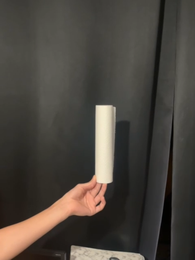
%> input picture Optical flow/ExtractedFrames/frame_0051.png, 195 x 260 px, shrunk from 480 x 640 before the run
$ octave ex1.m   (GNU Octave 9; MATLAB toolbox functions it lacks are replaced by stand-ins)
%> lines starting %> are read from the running program, lines starting %| are printed output that depends on the picture
close all
clear all
%% files and parameters management
%Original_frame1 = imread("Inputs/frame5.png");
%Original_frame2 = imread("Inputs/frame6.png");
%try with this for a single white object moving on a black background
Original_frame1 = rgb2gray(imread("ExtractedFrames\frame_0051.png"));
%> Original_frame1: size 260x195 uint8; min 0, max 239, mean 70.4
Original_frame2 = rgb2gray(imread("ExtractedFrames\frame_0053.png"));
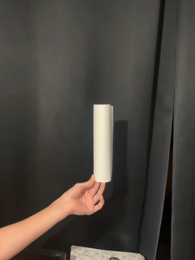
%> input picture Optical flow/ExtractedFrames/frame_0053.png, 195 x 260 px, shrunk from 480 x 640 before the run
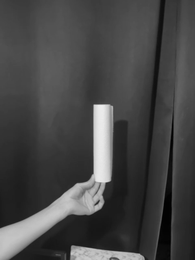
%> Original_frame2: size 260x195 uint8; min 0, max 237, mean 70.2
frame1 = double(Original_frame1);
frame2 = double(Original_frame2);
Height = size(frame1,1);
%> Height = 260
Width = size(frame1,2);
%> Width = 195
%square window size ( K has to be odd because the central pixel is the processed pixel)
K = 5;
%% computation of E_x , E_y and E_t
% for x and y derivatives, we will use the derivation by differentiation
% the value after(+1) and before(-1). this means that the borders won't have a
% derivative.(side borders cant have derivatives for x and top and bottom
% borders cant have derivatives for y so no derivatives in general on
% borders). This spots will have 0s but keep in mind that they are unusable
E_x = zeros(Height,Width);
E_x(:,2:Width-1)=(frame1(:,3:Width)-frame1(:,1:Width-2))/2;

E_y = zeros(Height,Width);
E_y(2:Height-1,:)=(frame1(3:Height,:)-frame1(1:Height-2,:))/2;

E_t = (frame2-frame1);

%% u and v for each portion
% due to the size of the window and the borders not having derivative
% values, we have to exclude 1 + floor(K/2) pixels from each border E.g. if
% K = 5 than we will have a 3 sized border without any information.
d = zeros(Height,Width,2); % the 3 dimensional tensor containing the velocities u and v for each pixel

%for matrices that are non-invertible ( rank different than 2), we will add
%regularisation
epsilon = 10^-6;%regularisation factor.
%for those that have very small eigenvalues , the regularisation factor
%will also set a low threshold that the eigenvalue cannot exceed
%it will also resolve any ill-conditioned matrice related issues


for i=(1 + (1 + floor(K/2))):(Height - (1 + floor(K/2))) %goes through all pixels from bottom to top except the excluded borders
    for j=(1 + (1 + floor(K/2))):(Width - (1 + floor(K/2))) %goes through all pixels from left to right except the excluded borders
        %compute matrice A
        A = [reshape(E_x((i-floor(K/2)):(i+floor(K/2)),(j-floor(K/2)):(j+floor(K/2)))',K^2,1) reshape(E_y((i-floor(K/2)):(i+floor(K/2)),(j-floor(K/2)):(j+floor(K/2)))',K^2,1)];
        %compute array b
        b = [reshape(E_t((i-floor(K/2)):(i+floor(K/2)),(j-floor(K/2)):(j+floor(K/2)))',K^2,1)];
        %A^T A
        temp1 = (A' * A);
        %regularisation with epsiolon if rank different from2, if
        %eigenvalue too low or if ill-conditionned with a threshold of
        %1/epsilon
        if rank(temp1)~=2||(min(abs(temp1(1,1)),abs(temp1(2,2)))<epsilon)||(max(abs(temp1(1,1)),abs(temp1(2,2)))/min(abs(temp1(1,1)),abs(temp1(2,2))))>(1/(epsilon))
            temp1 = temp1 + epsilon * eye(2);
        end
        %- A^T b
        temp2 = (-(A' * b));
        %solve A^T A * d = - A^T b
        temp = temp1 \ temp2;
        d(i,j,:) = temp;

    end
end

%% plots
figure
imshow(Original_frame1);
hold on
quiver(1:Width, 1:Height, reshape(d(:,:,1),Height,Width), reshape(d(:,:,2),Height,Width),'r','LineWidth', 1.5, 'AutoScaleFactor', 6);
title('first frame overlayed with the optical flow ')
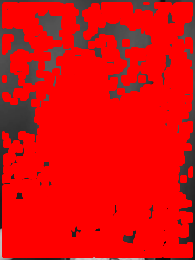
%> figure redrawn from the program's plot data; its title reads 'first frame overlayed with the optical flow'
figure
imshow(Original_frame2);
hold on
quiver(1:Width, 1:Height, reshape(d(:,:,1),Height,Width), reshape(d(:,:,2),Height,Width),'r','LineWidth', 1.5, 'AutoScaleFactor', 6);
title('second frame overlayed with the optical flow ')
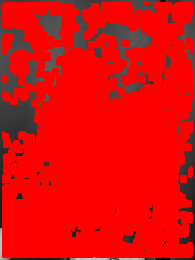
%> figure redrawn from the program's plot data; its title reads 'second frame overlayed with the optical flow'
figure
imshow(uint8(0.5*(256+E_t)));
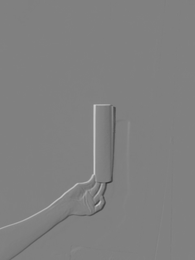
%> displayed picture: size 260x195, on the screen's scale of 0 to 255; min 51, max 208, mean 128
hold on
quiver(1:Width, 1:Height, reshape(d(:,:,1),Height,Width), reshape(d(:,:,2),Height,Width),'r','LineWidth', 1.5, 'AutoScaleFactor', 6);
title('time derivative(E_t) overlayed with the optical flow ')
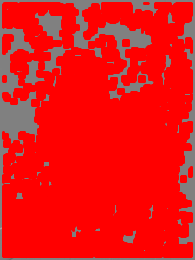
%> figure redrawn from the program's plot data; its title reads 'time derivative(E_t) overlayed with the optical flow'
figure
quiver(1:Width, Height:-1:1, reshape(d(:,:,1),Height,Width), reshape(d(:,:,2),Height,Width),'k','LineWidth', 1.5, 'AutoScaleFactor', 6);
title('optical flow')
xlim([1 Width])
ylim([1 Height])
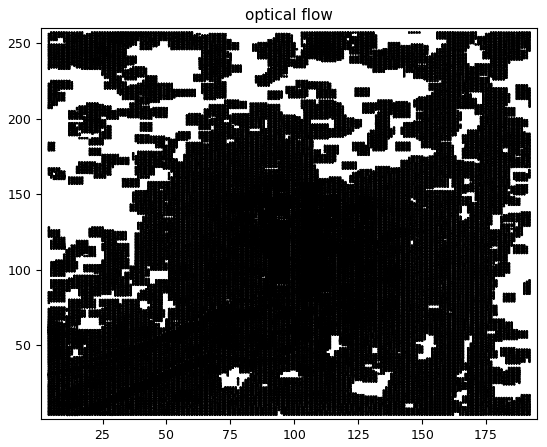
%> figure redrawn from the program's plot data; highest point at x = 1, y = 260
